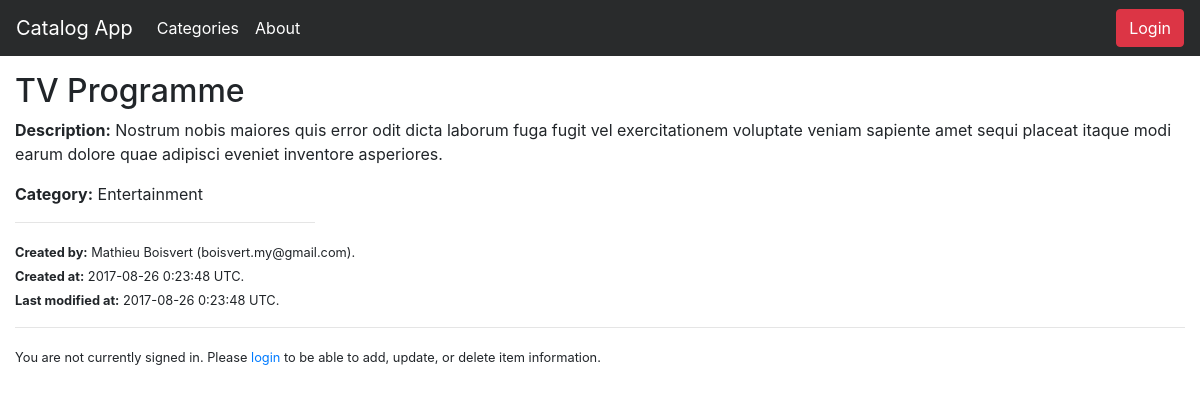
The page /catalog/Entertainment/TV Programme on the database as committed earlier.
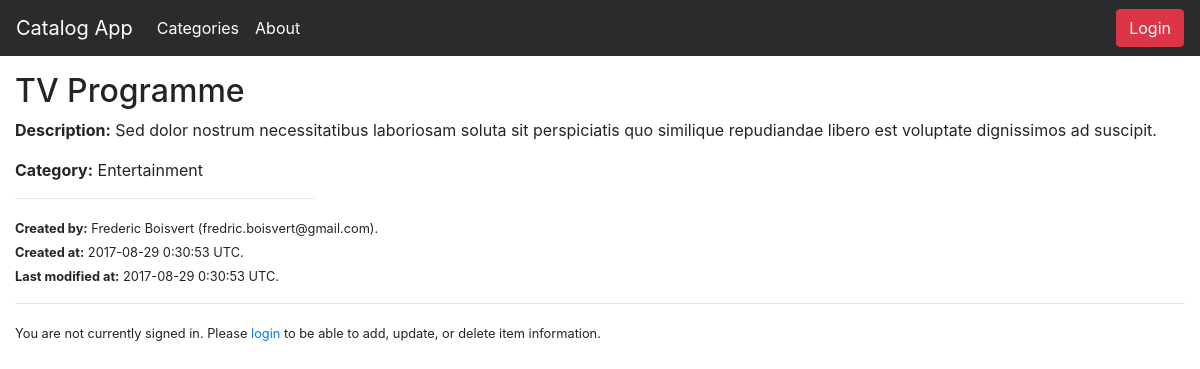
The same page on the database as committed later.
### models.py (models this page shows, shortened)
class Item(Base):
    __tablename__ = "item"
    __table_args__ = (UniqueConstraint('category_id', 'title', name = 'key'),)
    id = Column(Integer, primary_key = True)
    title = Column(String(80), nullable = False)
    description = Column(String(250))
    created_date = Column(DateTime, default = datetime.utcnow)
    updated_date = Column(DateTime, default = datetime.utcnow, onupdate = datetime.utcnow)
    category_id = Column(Integer, ForeignKey("category.id"))
    category = relationship(Category)
    user_id = Column(Integer, ForeignKey("user.id"))
    user = relationship(User)

class User(Base):
    __tablename__ = 'user'
    id = Column(Integer, primary_key = True)
    name = Column(String(80), nullable = False)
    email = Column(String(80), nullable = False, unique = True)
    picture = Column(String(250))

### application.py (the view)
@app.route("/catalog/<path:category_name>")
@app.route("/catalog/<path:category_name>/items")
def show_items(category_name):
    categories = session.query(Category).order_by(asc(Category.name)).all()
    category = session.query(Category).filter_by(name=category_name).first()
    items = session.query(Item).filter_by(category_id=category.id).all()
    if len(items) < 2:
        title = "{} Item ({} item)"
    else:
        title = "{} Items ({} items)"
    return render_template(
        "categories.html",
        items_title=title.format(category.name, len(items)),
        categories=categories,
        category=category,
        items=items)

### application.py (called while the page is built)
@app.route("/catalog/<path:category_name>/<path:item_title>")
def show_item(category_name, item_title):
    category = session.query(Category).filter_by(name=category_name).first()
    item = session.query(Item).filter_by(
        category_id=category.id, title=item_title).first()
    return render_template("show_item.html", item=item)

### templates/show_item.html (shortened to what this page needs)
{% extends "base.html" %}
{% block content %}
  <h2>{{ item.title }}</h2>
  <p><strong>Description:</strong> {{ item.description }}</p>
  <p><strong>Category:</strong> {{ item.category.name }}</p>
  <hr style="max-width: 300px; text-align: left; margin-left: 0">
  <p>
    <small>
      <strong>Created by:</strong> {{ item.user.name }} ({{ item.user.email }}).<br>
      <strong>Created at:</strong> {{ item.created_date.strftime('%Y-%m-%d %-H:%M:%S') }} UTC.<br>
      <strong>Last modified at:</strong> {{ item.updated_date.strftime('%Y-%m-%d %-H:%M:%S') }} UTC.<br>
    </small>
  </p>
{% endblock %}

Rows that differ between the two databases and show on the page:
no longer on this page (row unchanged): User: user.name "Mathieu Boisvert", user.email "boisvert.my@gmail.com"
changed Item "TV Programme": description "Nostrum nobis maiores quis error odit dicta laborum fuga fugit vel exercitationem voluptate veniam sapiente amet sequi placeat itaque modi earum dolore quae adipisci eveniet inventore asperiores." → "Sed dolor nostrum necessitatibus laboriosam soluta sit perspiciatis quo similique repudiandae libero est voluptate dignissimos ad suscipit."; created_date "2017-08-26 0:23:48" → "2017-08-29 0:30:53"; updated_date "2017-08-26 0:23:48" → "2017-08-29 0:30:53"
now on this page (row unchanged): User: user.name "Frederic Boisvert", user.email "fredric.boisvert@gmail.com"
